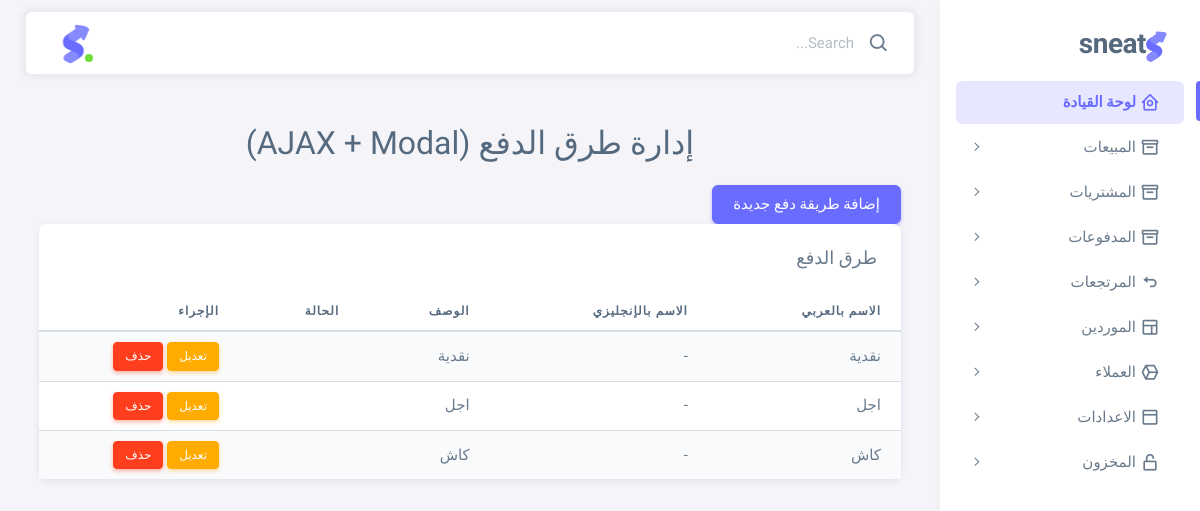
The page /payment-methods/manage/ on the database as committed earlier.
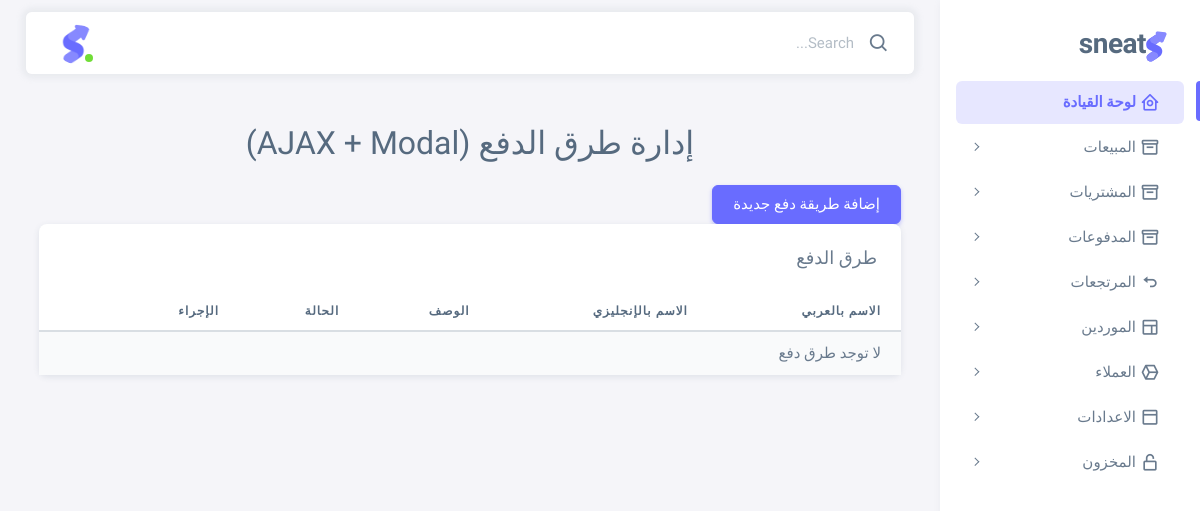
The same page on the database as committed later.
### invoices/models.py (models this page shows, shortened)
class PaymentMethod(models.Model):
    name_ar = models.CharField(max_length=50, unique=True, verbose_name="الاسم العربي")
    name_en = models.CharField(max_length=50, unique=True, verbose_name="الاسم الإنجليزي", null=True, blank=True)
    description = models.TextField(null=True, blank=True, verbose_name="الوصف")
    class Meta:
        verbose_name = "طريقة دفع"
        verbose_name_plural = "طرق الدفع"

### invoices/views.py (the view)
# urls.py: path('payment-methods/manage/', views.manage_payment_methods, name='manage_payment_methods'),
def manage_payment_methods(request):
    methods = PaymentMethod.objects.all().order_by('-id')
    context = {
        'methods': methods,
        'title': 'إدارة طرق الدفع (AJAX + Modal)'
    }
    return render(request, 'payment_methods/payment_methods.html', context)

### inventory/templates/payment_methods/payment_methods.html (shortened to what this page needs)
{% extends 'base.html' %}
{% load static %}
{% block content %}
<div class="container-xxl flex-grow-1 container-p-y">
  <h2 class="mb-4 text-center">{{ title|default:"إدارة طرق الدفع (AJAX + Modal)" }}</h2>
  <div class="text-end mb-3">
    <button class="btn btn-primary" id="btnAddNew">
       إضافة طريقة دفع جديدة
    </button>
  <div class="card">
    <h5 class="card-header">طرق الدفع</h5>
    <div class="table-responsive text-nowrap">
        <table class="table table-striped">
            <thead>
                <tr>
                    <th>الاسم بالعربي</th>
                    <th>الاسم بالإنجليزي</th>
                    <th>الوصف</th>
                    <th>الحالة</th>
                    <th style="width: 200px;">الإجراء</th>
                </tr>
            </thead>
            <tbody class="table-border-bottom-0">
                {% for method in methods %}
                <tr id="row-{{ method.id }}">
                    <td class="td-name_ar">{{ method.name_ar }}</td>
                    <td class="td-name_en">{{ method.name_en|default:"-" }}</td>
                    <td class="td-description">{{ method.description|default:"-" }}</td>
                    <td class="td-status"></td>
                    <td>
                      <button class="btn btn-sm btn-warning btnEdit" data-id="{{ method.id }}">
                        تعديل
                      </button>
                      <button class="btn btn-sm btn-danger btnDelete" data-id="{{ method.id }}">
                        حذف
                      </button>
                    </td>
                </tr>
                {% empty %}
                <tr>
                    <td colspan="5">لا توجد طرق دفع</td>
                </tr>
                {% endfor %}
            </tbody>
        </table>
    </div>
</div>
</div>
{% endblock %}

Rows that differ between the two databases and show on the page:
removed PaymentMethod: name_ar "نقدية", name_en "-", description "نقدية"
removed PaymentMethod: name_ar "اجل", name_en "-", description "اجل"
removed PaymentMethod: name_ar "كاش", name_en "-", description "كاش"
Other text that changed with them:
text now shown: "لا توجد طرق دفع"
